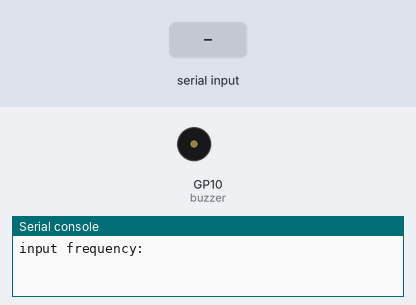
The program below on a simulated Raspberry Pi Pico running MicroPython. Parts: buzzer (waves = sounding), the last lines printed to the serial console. The test bench sets the inputs (shaded band).

Above: at 1.2 s.
1.3 s: "90" typed at the serial console, then Enter
At 2.1 s:
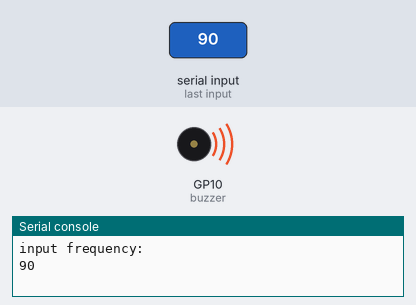
3.8 s: "200" typed at the serial console, then Enter
At 6.2 s:
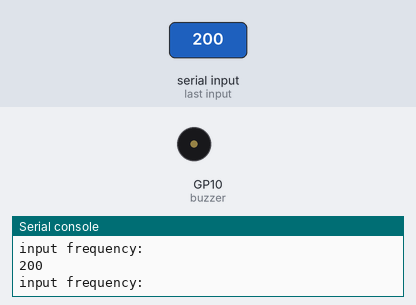
Timing chart, 0 to 7.7 s (numbered marks = the images above; inputs shaded):
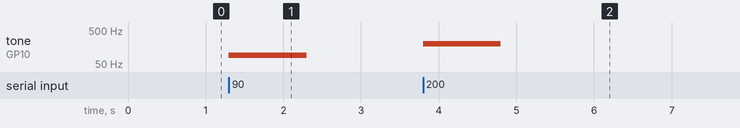

The program:

buzzer.py
```python
#
# buzzer.py
#
#
# Pins
# ----
# GP10 - buzzer +
# GND  - buzzer -
#
from machine import Pin, PWM
from time import sleep

buzzer = PWM(Pin(10))
duty_cycle = 32000

while True:
    f = int(input('input frequency: '))
    buzzer.freq(f);
    buzzer.duty_u16(duty_cycle)
    sleep(1)
    buzzer.duty_u16(0)
```

Measured:
- after the input at 1.3 s, tone on GP10 (buzzer): silent → 90 Hz at once, → silent 1.0 s later
- after the input at 3.8 s, tone on GP10 (buzzer): silent → 200 Hz at once, → silent 1.0 s later
